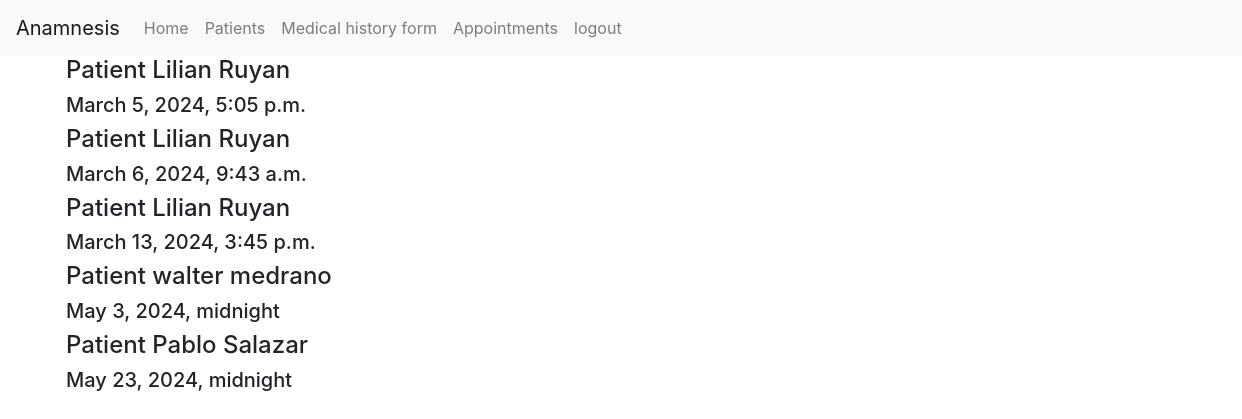
Page /appointments (signed in) on the committed database.
### anamnesis/models.py (models this page shows)
class Patienthistory(models.Model):
    patient = models.ForeignKey(Patient, on_delete=models.CASCADE, blank=True, null=True, related_name="patient_history")
    date = models.DateTimeField() #date the file was created
    diagnostic =models.CharField(max_length=500, blank=True, null=True)
    history =models.CharField(max_length=500, blank=True, null=True) # Explanation of the symptoms
    prescription = models.CharField(max_length=500, blank=True, null=True)
    visit = models.CharField(max_length=30, blank=True, null=True) # Reason the patient is visiting
    nextappointment = models.DateTimeField(null=True, blank=True)

class Patient(models.Model):
    doctor = models.ForeignKey(User, on_delete=models.CASCADE, blank=True, null=True, related_name="patients")
    name = models.CharField(max_length=25, blank=True)
    lastname = models.CharField(max_length=25, blank=True)
    address = models.CharField(max_length=50, blank=True, null=True)
    city = models.CharField(max_length=30, blank=True, null=True)
    state = models.CharField(max_length=20, blank=True, null=True)
    phonenumber = models.CharField(max_length=15, blank=True, null=True)
    date = models.DateTimeField(null=True)
    def __str__(self):
        return f"Patient {self.name} {self.lastname}"

### anamnesis/views.py (the view)
# urls.py: path("appointments", views.appointments, name="appointments"),
def appointments(request):
    if request.method == "GET":
        appointments = Patienthistory.objects.all().order_by('nextappointment')
        aware_datetime = datetime.now(pytz.utc)  # Create an aware datetime object with timezone information
        listappointments = []
        for appointment in appointments:
            if appointment.nextappointment is not None and appointment.nextappointment >= aware_datetime:
                listappointments.append(appointment)
        return render(request, "anamnesis/appointments.html", {
            'appointments': listappointments,
        })

### anamnesis/templates/anamnesis/appointments.html
{% extends "anamnesis/layout.html" %}
{% load static %}
{% block body %}
    {% if user.is_authenticated %}
        {% for appointment in appointments %}
            <div class="container">
                <h4>{{appointment.patient}}</h4>
                <h5>{{appointment.nextappointment}}</h5>
            </div>
        {% endfor %}
    {% else %}
        <h1> 403. You do not have access</h1>
    {% endif %}
{% endblock %}

### anamnesis/static/anamnesis/styles.css (style rules this page uses)
body { position: relative; }

### rows in the picture
Patienthistory: patient "Patient Lilian Ruyan", nextappointment "March 5, 2024, 5:05 p.m."
Patienthistory: patient "Patient Lilian Ruyan", nextappointment "March 6, 2024, 9:43 a.m."
Patienthistory: patient "Patient Lilian Ruyan", nextappointment "March 13, 2024, 3:45 p.m."
Patienthistory: patient "Patient walter medrano", nextappointment "May 3, 2024, midnight"
Patienthistory: patient "Patient Pablo Salazar", nextappointment "May 23, 2024, midnight"
